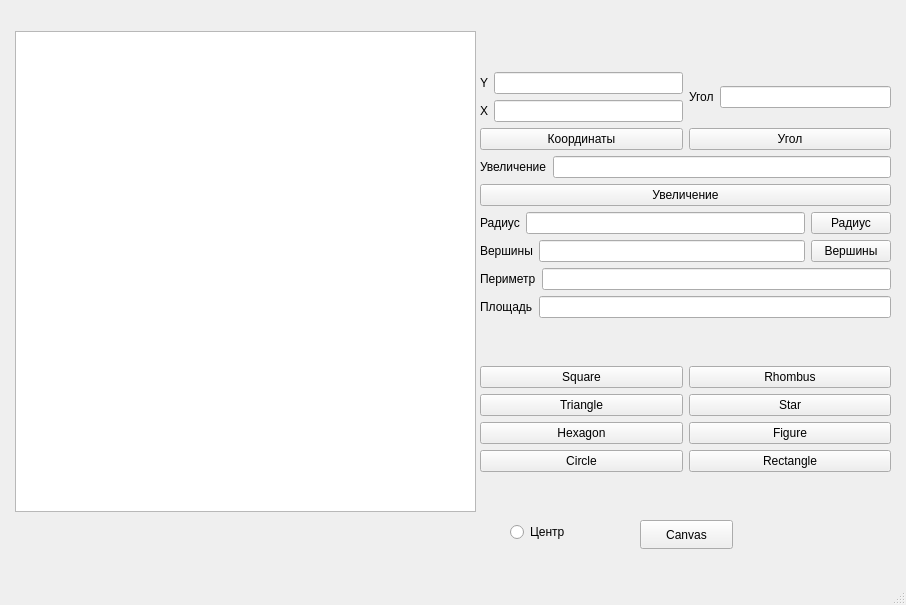
<?xml version="1.0" encoding="UTF-8"?>
<ui version="4.0">
 <class>MainWindow</class>
 <widget class="QMainWindow" name="MainWindow">
  <property name="geometry">
   <rect>
    <x>0</x>
    <y>0</y>
    <width>906</width>
    <height>605</height>
   </rect>
  </property>
  <property name="windowTitle">
   <string>MainWindow</string>
  </property>
  <widget class="QWidget" name="centralwidget">
   <widget class="QGraphicsView" name="graphicsView">
    <property name="geometry">
     <rect>
      <x>15</x>
      <y>31</y>
      <width>461</width>
      <height>481</height>
     </rect>
    </property>
   </widget>
   <widget class="QPushButton" name="pushButton_14">
    <property name="geometry">
     <rect>
      <x>640</x>
      <y>520</y>
      <width>93</width>
      <height>29</height>
     </rect>
    </property>
    <property name="text">
     <string>Canvas</string>
    </property>
   </widget>
   <widget class="QWidget" name="layoutWidget">
    <property name="geometry">
     <rect>
      <x>480</x>
      <y>30</y>
      <width>411</width>
      <height>484</height>
     </rect>
    </property>
    <layout class="QVBoxLayout" name="verticalLayout_12">
     <item>
      <layout class="QVBoxLayout" name="verticalLayout_11">
       <item>
        <layout class="QVBoxLayout" name="verticalLayout_9">
         <item>
          <layout class="QVBoxLayout" name="verticalLayout_7">
           <item>
            <layout class="QVBoxLayout" name="verticalLayout_5">
             <item>
              <layout class="QHBoxLayout" name="horizontalLayout_4">
               <item>
                <layout class="QHBoxLayout" name="horizontalLayout_2">
                 <item>
                  <layout class="QVBoxLayout" name="verticalLayout_3">
                   <item>
                    <widget class="QLabel" name="label_2">
                     <property name="styleSheet">
                      <string notr="true">font: 700 11pt &quot;Segoe UI&quot;;</string>
                     </property>
                     <property name="text">
                      <string>Y</string>
                     </property>
                    </widget>
                   </item>
                   <item>
                    <widget class="QLabel" name="label">
                     <property name="styleSheet">
                      <string notr="true">font: 700 11pt &quot;Segoe UI&quot;;</string>
                     </property>
                     <property name="text">
                      <string>X</string>
                     </property>
                    </widget>
                   </item>
                  </layout>
                 </item>
                 <item>
                  <layout class="QVBoxLayout" name="verticalLayout_4">
                   <item>
                    <widget class="QLineEdit" name="lineEdit"/>
                   </item>
                   <item>
                    <widget class="QLineEdit" name="lineEdit_2"/>
                   </item>
                  </layout>
                 </item>
                </layout>
               </item>
               <item>
                <layout class="QHBoxLayout" name="horizontalLayout_3">
                 <item>
                  <widget class="QLabel" name="label_3">
                   <property name="styleSheet">
                    <string notr="true">font: 700 11pt &quot;Segoe UI&quot;;</string>
                   </property>
                   <property name="text">
                    <string>Угол</string>
                   </property>
                  </widget>
                 </item>
                 <item>
                  <widget class="QLineEdit" name="lineEdit_3"/>
                 </item>
                </layout>
               </item>
              </layout>
             </item>
             <item>
              <layout class="QHBoxLayout" name="horizontalLayout_5">
               <item>
                <widget class="QPushButton" name="pushButton_9">
                 <property name="text">
                  <string>Координаты</string>
                 </property>
                </widget>
               </item>
               <item>
                <widget class="QPushButton" name="pushButton_10">
                 <property name="text">
                  <string>Угол</string>
                 </property>
                </widget>
               </item>
              </layout>
             </item>
            </layout>
           </item>
           <item>
            <layout class="QVBoxLayout" name="verticalLayout_6">
             <item>
              <layout class="QHBoxLayout" name="horizontalLayout_6">
               <item>
                <widget class="QLabel" name="label_4">
                 <property name="styleSheet">
                  <string notr="true">font: 700 11pt &quot;Segoe UI&quot;;</string>
                 </property>
                 <property name="text">
                  <string>Увеличение</string>
                 </property>
                </widget>
               </item>
               <item>
                <widget class="QLineEdit" name="lineEdit_4"/>
               </item>
              </layout>
             </item>
             <item>
              <widget class="QPushButton" name="pushButton_11">
               <property name="text">
                <string>Увеличение</string>
               </property>
              </widget>
             </item>
            </layout>
           </item>
          </layout>
         </item>
         <item>
          <layout class="QVBoxLayout" name="verticalLayout_8">
           <item>
            <layout class="QHBoxLayout" name="horizontalLayout_7">
             <item>
              <widget class="QLabel" name="label_5">
               <property name="styleSheet">
                <string notr="true">font: 700 11pt &quot;Segoe UI&quot;;</string>
               </property>
               <property name="text">
                <string>Радиус</string>
               </property>
              </widget>
             </item>
             <item>
              <widget class="QLineEdit" name="lineEdit_5"/>
             </item>
             <item>
              <widget class="QPushButton" name="pushButton_12">
               <property name="text">
                <string>Радиус</string>
               </property>
              </widget>
             </item>
            </layout>
           </item>
           <item>
            <layout class="QHBoxLayout" name="horizontalLayout_8">
             <item>
              <widget class="QLabel" name="label_6">
               <property name="styleSheet">
                <string notr="true">font: 700 11pt &quot;Segoe UI&quot;;</string>
               </property>
               <property name="text">
                <string>Вершины</string>
               </property>
              </widget>
             </item>
             <item>
              <widget class="QLineEdit" name="lineEdit_6"/>
             </item>
             <item>
              <widget class="QPushButton" name="pushButton_13">
               <property name="text">
                <string>Вершины</string>
               </property>
              </widget>
             </item>
            </layout>
           </item>
          </layout>
         </item>
        </layout>
       </item>
       <item>
        <layout class="QVBoxLayout" name="verticalLayout_10">
         <item>
          <layout class="QHBoxLayout" name="horizontalLayout_9">
           <item>
            <widget class="QLabel" name="label_7">
             <property name="styleSheet">
              <string notr="true">font: 700 11pt &quot;Segoe UI&quot;;</string>
             </property>
             <property name="text">
              <string>Периметр</string>
             </property>
            </widget>
           </item>
           <item>
            <widget class="QLineEdit" name="lineEdit_8"/>
           </item>
          </layout>
         </item>
         <item>
          <layout class="QHBoxLayout" name="horizontalLayout_10">
           <item>
            <widget class="QLabel" name="label_8">
             <property name="styleSheet">
              <string notr="true">font: 700 11pt &quot;Segoe UI&quot;;</string>
             </property>
             <property name="text">
              <string>Площадь</string>
             </property>
            </widget>
           </item>
           <item>
            <widget class="QLineEdit" name="lineEdit_7"/>
           </item>
          </layout>
         </item>
        </layout>
       </item>
      </layout>
     </item>
     <item>
      <layout class="QHBoxLayout" name="horizontalLayout">
       <item>
        <layout class="QVBoxLayout" name="verticalLayout">
         <item>
          <widget class="QPushButton" name="pushButton_7">
           <property name="text">
            <string>Square</string>
           </property>
          </widget>
         </item>
         <item>
          <widget class="QPushButton" name="pushButton_3">
           <property name="text">
            <string>Triangle</string>
           </property>
          </widget>
         </item>
         <item>
          <widget class="QPushButton" name="pushButton_2">
           <property name="text">
            <string>Hexagon</string>
           </property>
          </widget>
         </item>
         <item>
          <widget class="QPushButton" name="pushButton">
           <property name="text">
            <string>Circle</string>
           </property>
          </widget>
         </item>
        </layout>
       </item>
       <item>
        <layout class="QVBoxLayout" name="verticalLayout_2">
         <item>
          <widget class="QPushButton" name="pushButton_4">
           <property name="text">
            <string>Rhombus</string>
           </property>
          </widget>
         </item>
         <item>
          <widget class="QPushButton" name="pushButton_5">
           <property name="text">
            <string>Star</string>
           </property>
          </widget>
         </item>
         <item>
          <widget class="QPushButton" name="pushButton_6">
           <property name="text">
            <string>Figure</string>
           </property>
          </widget>
         </item>
         <item>
          <widget class="QPushButton" name="pushButton_8">
           <property name="text">
            <string>Rectangle</string>
           </property>
          </widget>
         </item>
        </layout>
       </item>
      </layout>
     </item>
    </layout>
   </widget>
   <widget class="QRadioButton" name="radioButton">
    <property name="geometry">
     <rect>
      <x>510</x>
      <y>520</y>
      <width>110</width>
      <height>24</height>
     </rect>
    </property>
    <property name="styleSheet">
     <string notr="true">font: 700 11pt &quot;Segoe UI&quot;;</string>
    </property>
    <property name="text">
     <string>Центр</string>
    </property>
   </widget>
  </widget>
  <widget class="QMenuBar" name="menubar">
   <property name="geometry">
    <rect>
     <x>0</x>
     <y>0</y>
     <width>906</width>
     <height>26</height>
    </rect>
   </property>
  </widget>
  <widget class="QStatusBar" name="statusbar"/>
 </widget>
 <resources/>
 <connections/>
</ui>
